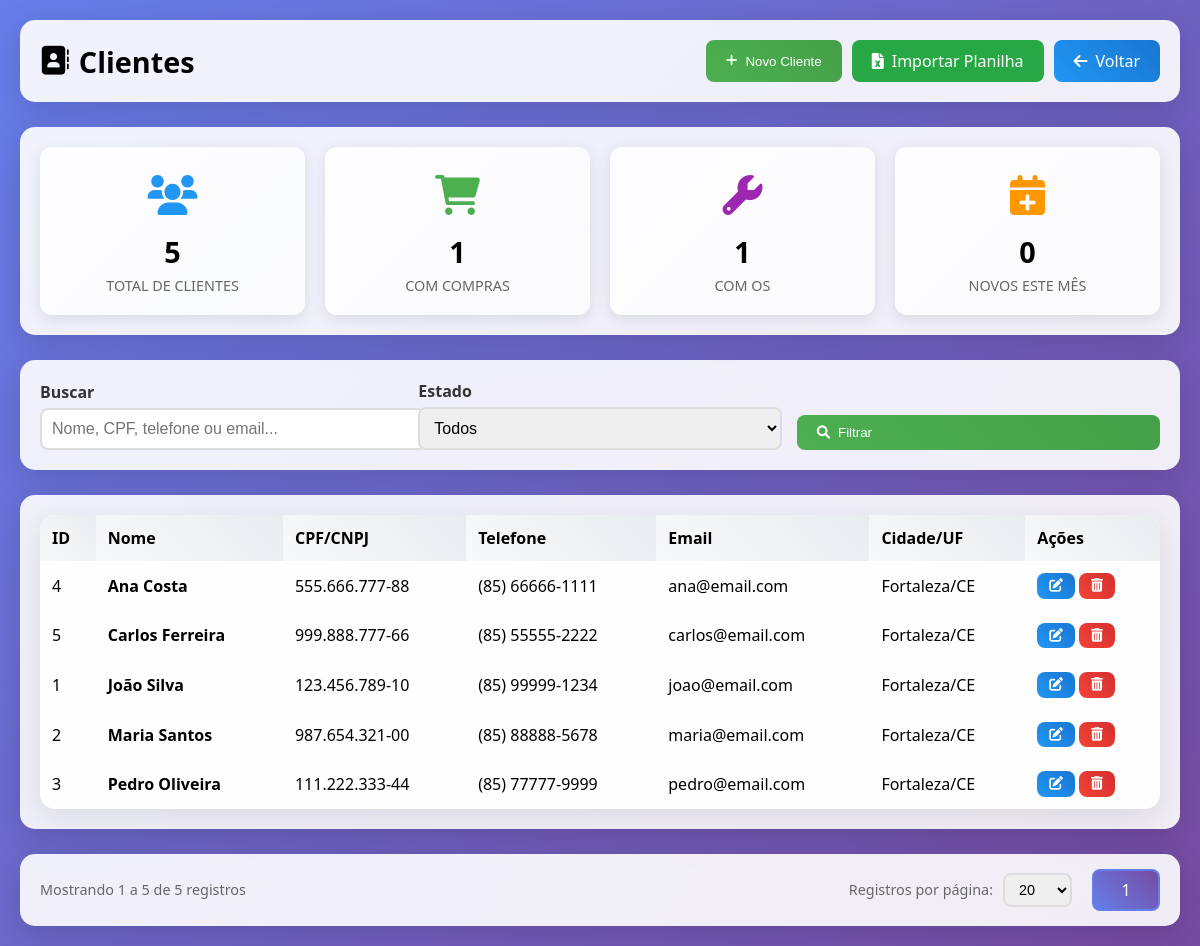
Before: /modules/customers/index.php (signed in) with the older database file.
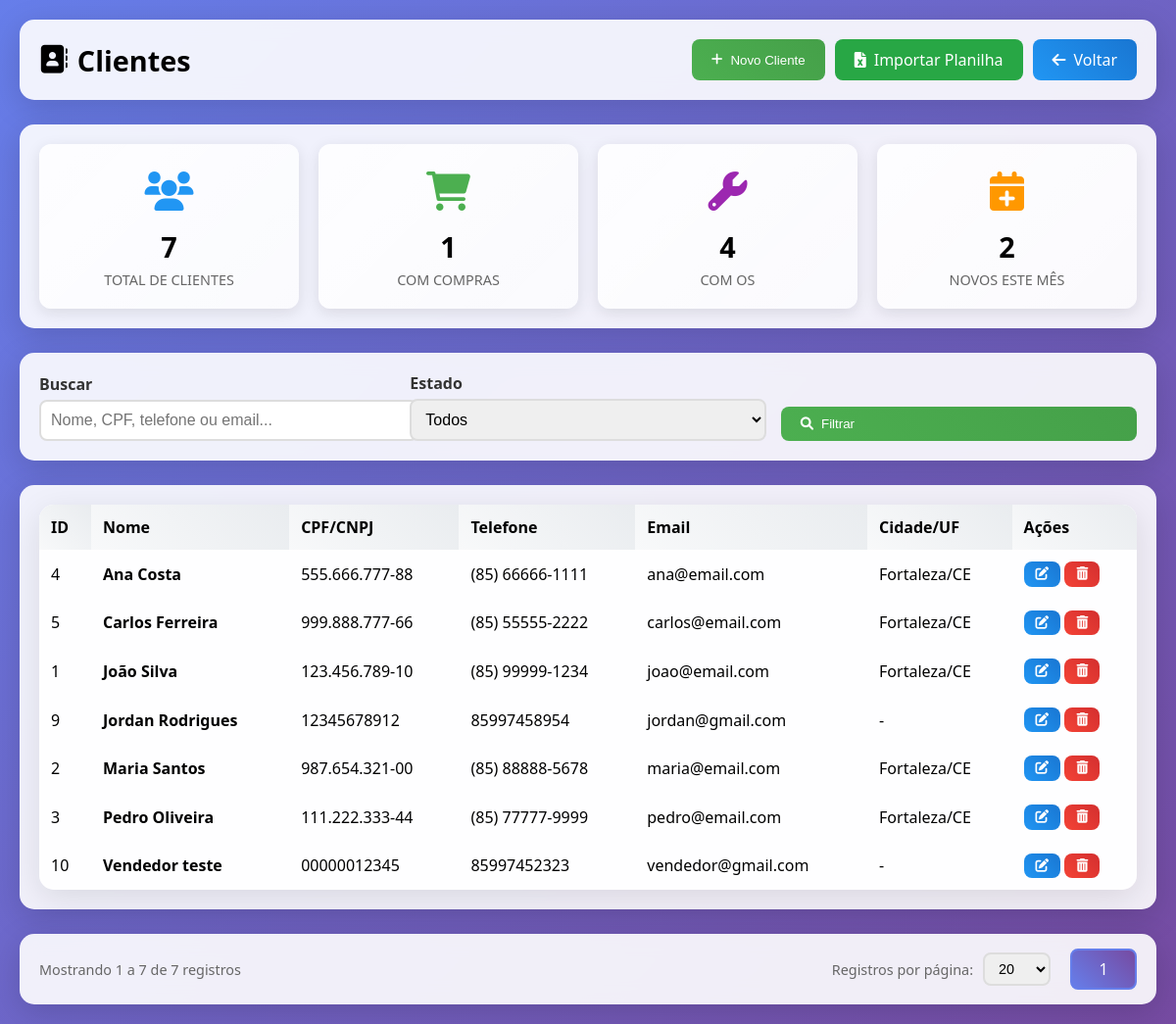
After: the same page with the newer database file.
### tables this page shows
CREATE TABLE `customers` (
  `id` int(11) NOT NULL AUTO_INCREMENT,
  `name` varchar(100) NOT NULL,
  `cpf_cnpj` varchar(18) DEFAULT NULL,
  `phone` varchar(20) DEFAULT NULL,
  `birth_date` date DEFAULT NULL,
  `email` varchar(100) DEFAULT NULL,
  `address` text DEFAULT NULL,
  `neighborhood` varchar(100) DEFAULT NULL,
  `city` varchar(100) DEFAULT NULL,
  `state` varchar(2) DEFAULT NULL,
  `zipcode` varchar(10) DEFAULT NULL,
  `notes` text DEFAULT NULL,
  `created_at` timestamp NULL DEFAULT current_timestamp(),
  `updated_at` timestamp NULL DEFAULT current_timestamp() ON UPDATE current_timestamp(),
  `deleted_at` timestamp NULL DEFAULT NULL COMMENT 'Data de deleção (soft delete)',
  PRIMARY KEY (`id`),
  KEY `idx_deleted_at` (`deleted_at`)
);

### config/permissions.php (called while the page is built, shortened)
<?php
$PERMISSIONS = [
    'admin' => [
        'pdv' => ['view', 'create', 'edit', 'delete'],
        'service_orders' => ['view', 'create', 'edit', 'delete'],
        'products' => ['view', 'create', 'edit', 'delete'],
        'customers' => ['view', 'create', 'edit', 'delete'],
        'expenses' => ['view', 'create', 'edit', 'delete'],
        'cashflow' => ['view', 'create', 'edit', 'delete'],
        'accounts_receivable' => ['view', 'create', 'edit', 'delete'],
        'reports' => ['view'],
        'users' => ['view', 'create', 'edit', 'delete'],
    ],
    'manager' => [
        'pdv' => ['view', 'create', 'edit'],
        'service_orders' => ['view', 'create', 'edit'],
        'products' => ['view', 'create', 'edit'],
        'customers' => ['view', 'create', 'edit'],
        'cashflow' => ['view', 'create'],
        'accounts_receivable' => ['view', 'create', 'edit'],
        'reports' => ['view'],
    ],
    'seller' => [
        'pdv' => ['view', 'create', 'edit', 'delete'],
        'service_orders' => ['view', 'create', 'edit'],
        'products' => ['view', 'create'],
        'customers' => ['view', 'create', 'edit'],
    ]
];
function hasPermission($module, $action = 'view') {
    global $PERMISSIONS;
    $role = $_SESSION['user_role'];
    if ($role === 'admin') {
        return true;
    }
    return in_array($action, $PERMISSIONS[$role][$module]);
}

### modules/customers/index.php (the view, shortened to what the changed rows need)
<?php
require_once('../../config/database.php');
$conn = $database->getConnection();
$search = $_GET['search'] ?? '';
$filter_state = $_GET['state'] ?? '';
$page = isset($_GET['page']) ? max(1, (int)$_GET['page']) : 1;
$perPage = isset($_GET['per_page']) ? (int)$_GET['per_page'] : 20;
$where = "WHERE deleted_at IS NULL";
$params = [];
$stmtCount = $conn->prepare("SELECT COUNT(*) as total FROM customers $where");
$stmtCount->execute($params);
$totalRecords = $stmtCount->fetch(PDO::FETCH_ASSOC)['total'];
$totalPages = ceil($totalRecords / $perPage);
$offset = ($page - 1) * $perPage;
$stmt = $conn->prepare("
    SELECT * FROM customers
    $where
    ORDER BY name ASC
    LIMIT ? OFFSET ?
");
$params[] = $perPage;
$params[] = $offset;
$stmt->execute($params);
$customers = $stmt->fetchAll(PDO::FETCH_ASSOC);
$total_customers = $conn->query("SELECT COUNT(*) as total FROM customers")->fetch(PDO::FETCH_ASSOC)['total'];
$stmt = $conn->query("SELECT COUNT(DISTINCT customer_id) as total FROM service_orders WHERE customer_id IS NOT NULL");
$customers_with_os = $stmt->fetch(PDO::FETCH_ASSOC)['total'];
$stmt = $conn->query("SELECT COUNT(*) as total FROM customers WHERE MONTH(created_at) = MONTH(CURRENT_DATE) AND YEAR(created_at) = YEAR(CURRENT_DATE)");
$customers_this_month = $stmt->fetch(PDO::FETCH_ASSOC)['total'];
?>
<!DOCTYPE html>
<html lang="pt-BR">
<head>
<link href="https://cdnjs.cloudflare.com/ajax/libs/font-awesome/6.0.0/css/all.min.css" rel="stylesheet">
</head>
<body>
<div class="container">
    <div class="header">
        <h1><i class="fas fa-address-book"></i> Clientes</h1>
    </div>
    <div class="stats-box">
        <div class="stats-grid">
            <div class="stat-card blue">
                <div class="icon"><i class="fas fa-users"></i></div>
                <div class="value"><?= $total_customers ?></div>
                <div class="label">Total de Clientes</div>
            </div>
            <div class="stat-card purple">
                <div class="icon"><i class="fas fa-wrench"></i></div>
                <div class="value"><?= $customers_with_os ?></div>
                <div class="label">Com OS</div>
            </div>
            <div class="stat-card orange">
                <div class="icon"><i class="fas fa-calendar-plus"></i></div>
                <div class="value"><?= $customers_this_month ?></div>
                <div class="label">Novos Este Mês</div>
            </div>
        </div>
    </div>
    <div class="table-box">
        <table class="table">
            <thead>
                <tr>
                    <th>ID</th>
                    <th>Nome</th>
                    <th>CPF/CNPJ</th>
                    <th>Telefone</th>
                    <th>Email</th>
                    <th>Cidade/UF</th>
                    <th>Ações</th>
                </tr>
            </thead>
            <tbody>
                <?php if(empty($customers)): ?>
                    <tr><td colspan="7" class="empty">Nenhum cliente encontrado.</td></tr>
                <?php else: foreach($customers as $row): ?>
                <tr>
                    <td><?= $row['id'] ?></td>
                    <td><strong><?= htmlspecialchars($row['name']) ?></strong></td>
                    <td><?= htmlspecialchars($row['cpf_cnpj'] ?? '-') ?></td>
                    <td><?= htmlspecialchars($row['phone'] ?? '-') ?></td>
                    <td><?= htmlspecialchars($row['email'] ?? '-') ?></td>
                    <td>
                        <?php if($row['city'] || $row['state']): ?>
                            <?= htmlspecialchars($row['city'] ?? '') ?><?= $row['city'] && $row['state'] ? '/' : '' ?><?= htmlspecialchars($row['state'] ?? '') ?>
                        <?php else: ?>
                            -
                        <?php endif; ?>
                    </td>
                    <td>
                        <?php if (hasPermission('customers', 'edit')): ?>
                        <button class="btn btn-secondary btn-sm" onclick='openEditModal(<?= json_encode($row) ?>)' title="Editar">
                            <i class="fas fa-edit"></i>
                        </button>
                        <?php endif; ?>
                        <?php if (hasPermission('customers', 'delete')): ?>
                        <form method="POST" onsubmit="return confirm('Excluir este cliente?');" style="display:inline;">
                            <button type="submit" class="btn btn-danger btn-sm" title="Excluir"><i class="fas fa-trash-alt"></i></button>
                        </form>
                        <?php endif; ?>
                    </td>
                </tr>
                <?php endforeach; endif; ?>
            </tbody>
        </table>
    </div>
    <div class="pagination-container">
        <div class="pagination-info">
            Mostrando <?= min($offset + 1, $totalRecords) ?> a <?= min($offset + $perPage, $totalRecords) ?> de <?= $totalRecords ?> registros
        </div>
        <div class="pagination-controls">
            <div class="per-page-selector">
            </div>
            <div class="pagination-nav">
                <?php
                $startPage = max(1, $page - 2);
                $endPage = min($totalPages, $page + 2);
                for($i = $startPage; $i <= $endPage; $i++):
                ?>
                    <a href="?page=<?= $i ?>&per_page=<?= $perPage ?>&search=<?= urlencode($search) ?>&state=<?= urlencode($filter_state) ?>"
                       class="pagination-btn <?= $i == $page ? 'active' : '' ?>">
                        <?= $i ?>
                    </a>
                <?php endfor; ?>
            </div>
        </div>
    </div>
</div>
</body>
</html>

Changed rows visible on the page:
added customers: id "9", name "Jordan Rodrigues", cpf_cnpj "12345678912", phone "85997458954", email "jordan@gmail.com"
added customers: id "10", name "Vendedor teste", cpf_cnpj "00000012345", phone "85997452323", email "vendedor@gmail.com"
Other visible differences:
$total_customers: "5" → "7"
$customers_with_os: "1" → "4"
$customers_this_month: "0" → "2"
min($offset + $perPage, $totalRecords): "5" → "7"
$totalRecords: "5" → "7"
